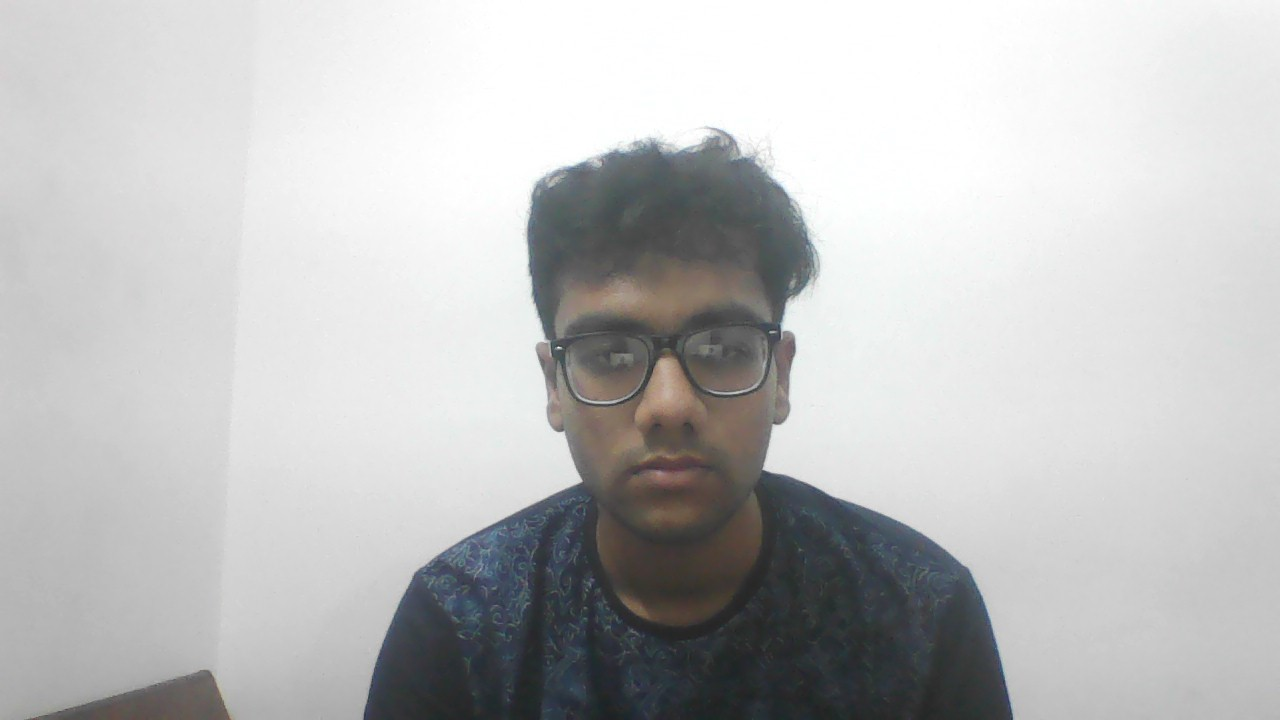
#> input picture Shrestha.jpg, 1280 x 720 px
$ jupyter execute 'ImgPro_Assignment_2 (1).ipynb'   (older library calls are emulated)
#> lines starting #> are read from the running program, lines starting #| are printed output that depends on the picture; after the words box and inside, x2 and y2 are one past the last pixel; in counts of white or black regions, pixels touching at a corner belong together
[cell 1]
import cv2
import numpy as np
from matplotlib import pyplot as plt
figsize = (10, 10)

[cell 2]
img = cv2.imread('Shrestha.jpg')
#> img is the input picture: shape (720, 1280, 3); mean B, G, R 191.6, 191.4, 191
img = cv2.cvtColor(img, cv2.COLOR_BGR2RGB)
plt.imshow(img)
plt.title("original image")
plt.show()

# **Noise addition func.**

[cell 3]
def gauss_noise(image, gauss_var=1000):
#> called with gauss_var = 70
    mean = 0
    sigma = gauss_var ** 0.5
    gauss = np.random.normal(mean, sigma, image.shape)

    res = image + gauss
    noisy = np.clip(res, 0, 255).astype(np.uint8)
    return noisy


def s_and_p_noise(image, s_p_ratio=0.04):
    # this implementation is not entirely correct because it assumes that
    # only 0 OR 255 values are S&P noise.
#> called with s_p_ratio = 0.04
    out = np.copy(image)

    # Salt mode
    mask = np.random.rand(image.shape[0], image.shape[1]) <= s_p_ratio / 2
    out[mask] = 255

    # Pepper mode
    mask = np.random.rand(image.shape[0], image.shape[1]) <= s_p_ratio / 2
    out[mask] = 0
    return out

**Gaussian noise tests**

[cell 4]
gauss_noise_im = gauss_noise(img, gauss_var=70)
plt.figure(figsize=figsize)
plt.imshow(gauss_noise_im)
plt.title("original image + gaussian noise")
plt.show()

**Salt and pepper noise test**

[cell 5]
s_p_noise_im = s_and_p_noise(img, s_p_ratio=0.04)
plt.figure(figsize=figsize)
plt.imshow(s_p_noise_im)
plt.title("original image + s&p noise")
plt.show()

# **Perwitt Edge Detection**

**On Original Image**

[cell 6]
kernelx = np.array([[1,1,1],[0,0,0],[-1,-1,-1]])
kernely = np.array([[-1,0,1],[-1,0,1],[-1,0,1]])
img_prewitt = cv2.filter2D(img, -1, kernelx) + cv2.filter2D(img, -1, kernely)
plt.imshow(img)
plt.title('Original')
plt.show()
plt.imshow(img_prewitt)
plt.title('Prewitt')
plt.show()

**On Gaussian Image**

[cell 7]
kernelx = np.array([[1,1,1],[0,0,0],[-1,-1,-1]])
kernely = np.array([[-1,0,1],[-1,0,1],[-1,0,1]])
img_prewitt = cv2.filter2D(gauss_noise_im, -1, kernelx) + cv2.filter2D(gauss_noise_im, -1, kernely)

plt.imshow(img)
plt.title('Gaussian Noice')
plt.show()
plt.imshow(img_prewitt)
plt.title('Prewitt')
plt.show()

**On Salt & Pepper Image**

[cell 8]
kernelx = np.array([[1,1,1],[0,0,0],[-1,-1,-1]])
kernely = np.array([[-1,0,1],[-1,0,1],[-1,0,1]])
img_prewitt = cv2.filter2D(s_p_noise_im, -1, kernelx) + cv2.filter2D(s_p_noise_im, -1, kernely)

plt.imshow(img)
plt.title('Pepper Noice')
plt.show()
plt.imshow(img_prewitt)
plt.title('Prewitt')
plt.show()

# **Canny Edge Detection**

**On original image**

[cell 9]
img_canny = cv2.Canny(img,100,200)
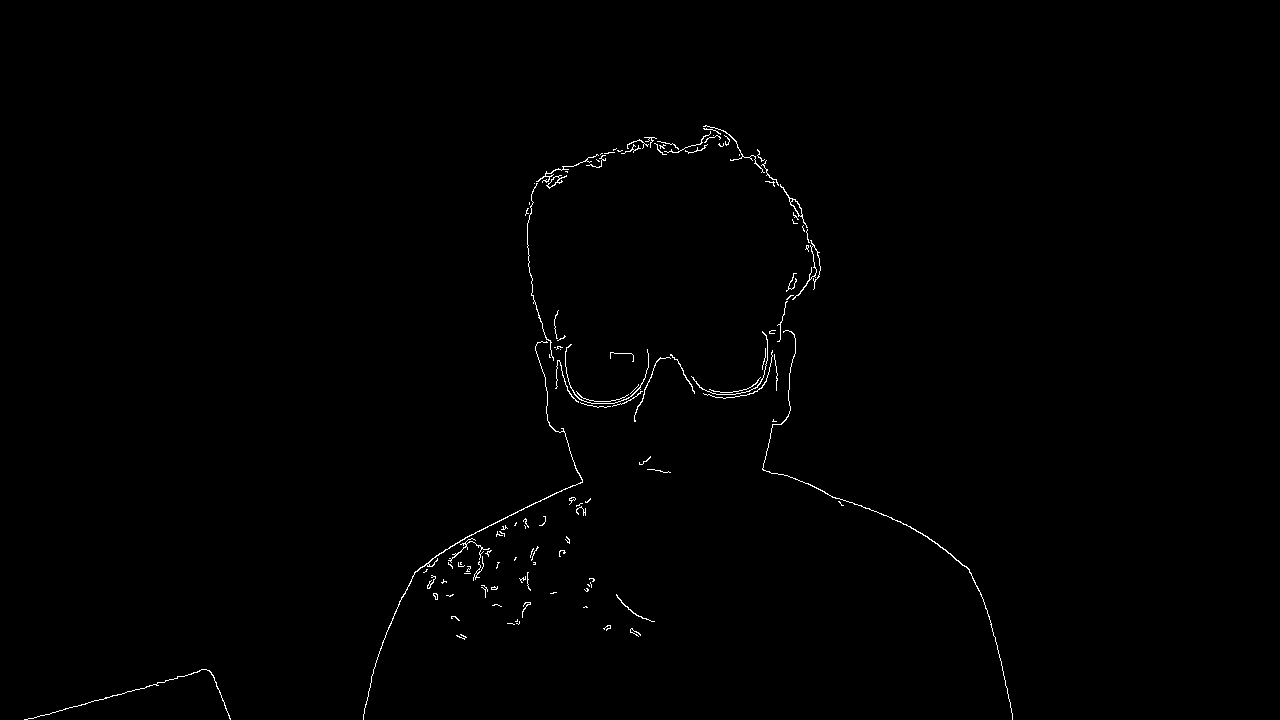
#> img_canny: shape (720, 1280); 0.54% white in thin lines or dots, all inside (x1, y1, x2, y2) = (24, 125, 1013, 720)
plt.imshow(img)
plt.title('Original')
plt.show()
plt.imshow(img_canny)
plt.title('Canny')
plt.show()

**On Gaussian image**

[cell 10]
img_canny = cv2.Canny(gauss_noise_im,100,200)
#> img_canny: shape (720, 1280); 0.95% white in thin lines or dots, all inside (x1, y1, x2, y2) = (23, 125, 1014, 720)
plt.imshow(gauss_noise_im)
plt.title('Gaussian Noice')
plt.show()
plt.imshow(img_canny)
plt.title('Canny')
plt.show()

**On Salt & Pepper image**

[cell 11]
img_canny = cv2.Canny(s_p_noise_im,100,200)
#> img_canny: shape (720, 1280); 15.5% white in thin lines or dots
plt.imshow(s_p_noise_im)
plt.title('Pepper Noice')
plt.show()
plt.imshow(img_canny)
plt.title('Canny')
plt.show()

# **Sobel Edge Detection**

**On original image**

[cell 12]
img_sobelx = cv2.Sobel(img,cv2.CV_8U,1,0,ksize=5)
img_sobely = cv2.Sobel(img,cv2.CV_8U,0,1,ksize=5)
img_sobel = img_sobelx + img_sobely
plt.imshow(img)
plt.title('Original')
plt.show()
plt.imshow(img_sobel)
plt.title('Sobel')
plt.show()

**On Gaussian image**

[cell 13]
img_sobelx = cv2.Sobel(gauss_noise_im,cv2.CV_8U,1,0,ksize=5)
img_sobely = cv2.Sobel(gauss_noise_im,cv2.CV_8U,0,1,ksize=5)
img_sobel = img_sobelx + img_sobely
plt.imshow(gauss_noise_im)
plt.title('Gaussian Noice')
plt.show()
plt.imshow(img_sobel)
plt.title('Sobel')
plt.show()

**On Salt & Pepper image**

[cell 14]
img_sobelx = cv2.Sobel(s_p_noise_im,cv2.CV_8U,1,0,ksize=5)
img_sobely = cv2.Sobel(s_p_noise_im,cv2.CV_8U,0,1,ksize=5)
img_sobel = img_sobelx + img_sobely
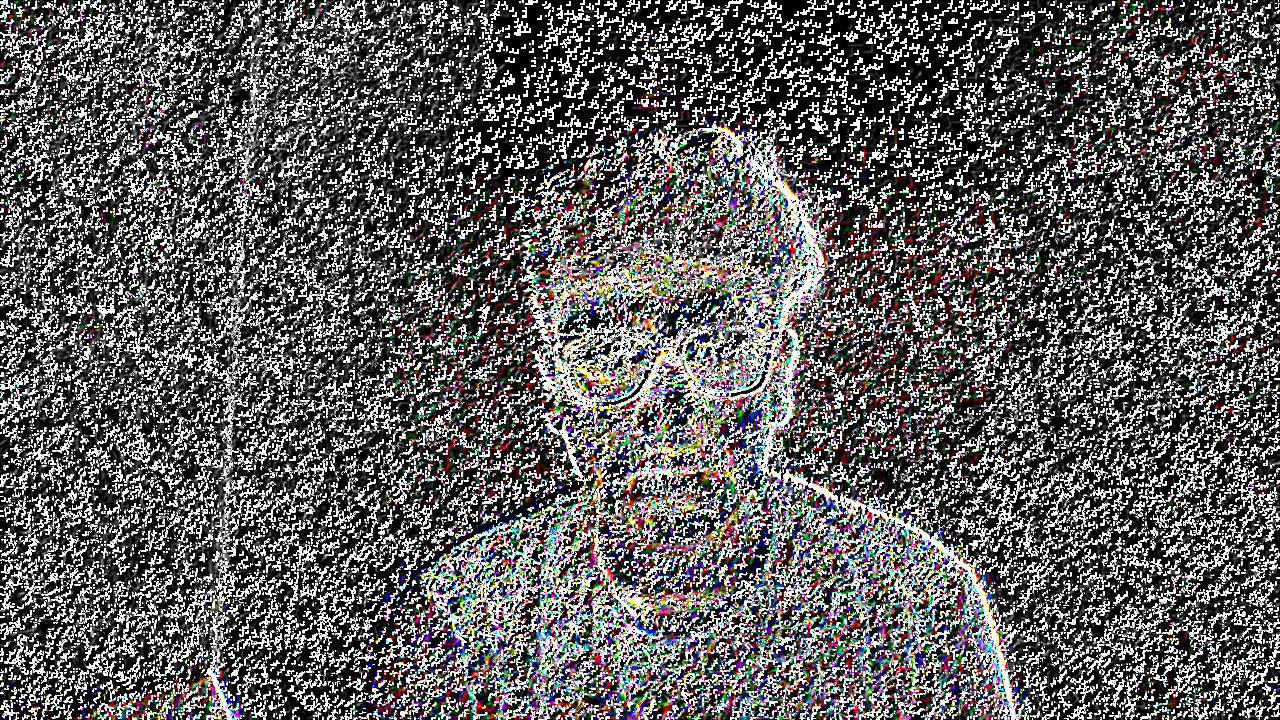
#> img_sobel: shape (720, 1280, 3); mean R, G, B 97, 95.5, 95.7
plt.imshow(s_p_noise_im)
plt.title('Pepper Noice')
plt.show()
plt.imshow(img_sobel)
plt.title('Sobel')
plt.show()

# **Robert Edge Detection**

[cell 15]
import sys
import numpy as np
from scipy import ndimage
import matplotlib.pyplot as plt
from skimage import io

plt.rcParams['figure.figsize'] = [15, 10]
roberts_cross_v = np.array( [[ 0, 0, 0 ],
                             [ 0, 1, 0 ],
                             [ 0, 0,-1 ]] )

roberts_cross_h = np.array( [[ 0, 0, 0 ],
                             [ 0, 0, 1 ],
                             [ 0,-1, 0 ]] )

**On original image**

[cell 16]
img1 = img.astype('float64')
gray_img = np.dot(img1[...,:3], [0.2989, 0.5870, 0.1140])
gray_img /= 255
vertical = ndimage.convolve( gray_img, roberts_cross_v )
horizontal = ndimage.convolve( gray_img, roberts_cross_h )
edged_img = np.sqrt( np.square(horizontal) + np.square(vertical))
plt.title('Original image')
plt.imshow(img, cmap=plt.get_cmap('gray'))
plt.show()
plt.title('Roberts' )
plt.imshow(edged_img, cmap=plt.get_cmap('gray'))
plt.show()

**on Gaussian image**

[cell 17]
img1 = gauss_noise_im.astype('float64')
gray_img = np.dot(img1[...,:3], [0.2989, 0.5870, 0.1140])
gray_img /= 255
vertical = ndimage.convolve( gray_img, roberts_cross_v )
horizontal = ndimage.convolve( gray_img, roberts_cross_h )
edged_img = np.sqrt( np.square(horizontal) + np.square(vertical))
plt.title('Gaussian_noise')
plt.imshow(img, cmap=plt.get_cmap('gray'))
plt.show()
plt.title('Roberts' )
plt.imshow(edged_img, cmap=plt.get_cmap('gray'))
plt.show()

**On Salt & Pepper image**

[cell 18]
img1 = s_p_noise_im.astype('float64')
gray_img = np.dot(img1[...,:3], [0.2989, 0.5870, 0.1140])
gray_img /= 255
vertical = ndimage.convolve( gray_img, roberts_cross_v )
horizontal = ndimage.convolve( gray_img, roberts_cross_h )
edged_img = np.sqrt( np.square(horizontal) + np.square(vertical))
plt.title('Gaussian_noise')
plt.imshow(img, cmap=plt.get_cmap('gray'))
plt.show()
plt.title('Roberts' )
plt.imshow(edged_img, cmap=plt.get_cmap('gray'))
plt.show()

# **Laplacian Edge Detection**

**On original Image**

[cell 19]
laplacian = cv2.Laplacian(img,cv2.CV_64F)

plt.imshow(img)
plt.title('Original')
plt.show()
plt.imshow(laplacian)
plt.title('Laplacian')
plt.show()

**On Gaussian image**

[cell 20]
laplacian = cv2.Laplacian(gauss_noise_im,cv2.CV_64F)
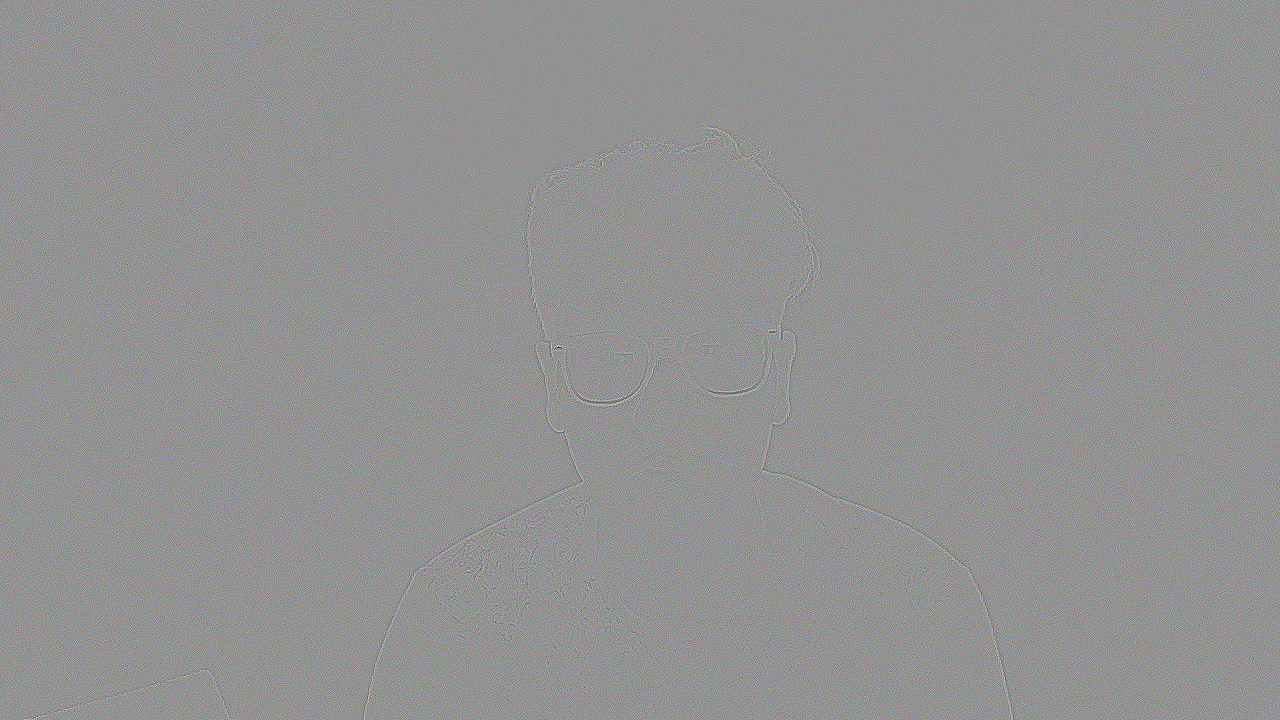
#> laplacian: shape (720, 1280, 3) float64; mean R, G, B 0, 0, 0; drawn with min black and max white

plt.imshow(gauss_noise_im)
plt.title('Gaussian Noice')
plt.show()
plt.imshow(laplacian)
plt.title('Laplacian')
plt.show()

**On Salt & Pepper image**

[cell 21]
laplacian = cv2.Laplacian(s_p_noise_im,cv2.CV_64F)

plt.imshow(s_p_noise_im)
plt.title('Pepper Noice')
plt.show()
plt.imshow(laplacian)
plt.title('Laplacian')
plt.show()
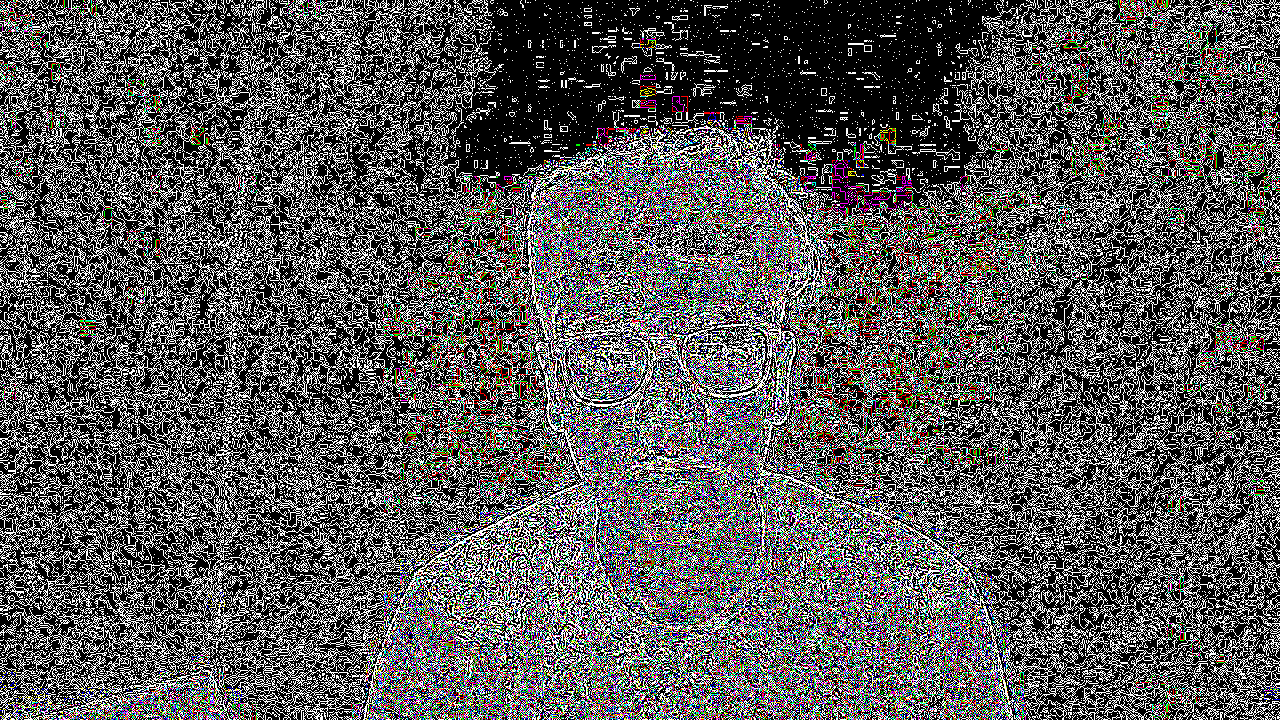
#> shown: shape (720, 1280, 3) float64; mean R, G, B 0.351, 0.348, 0.346
